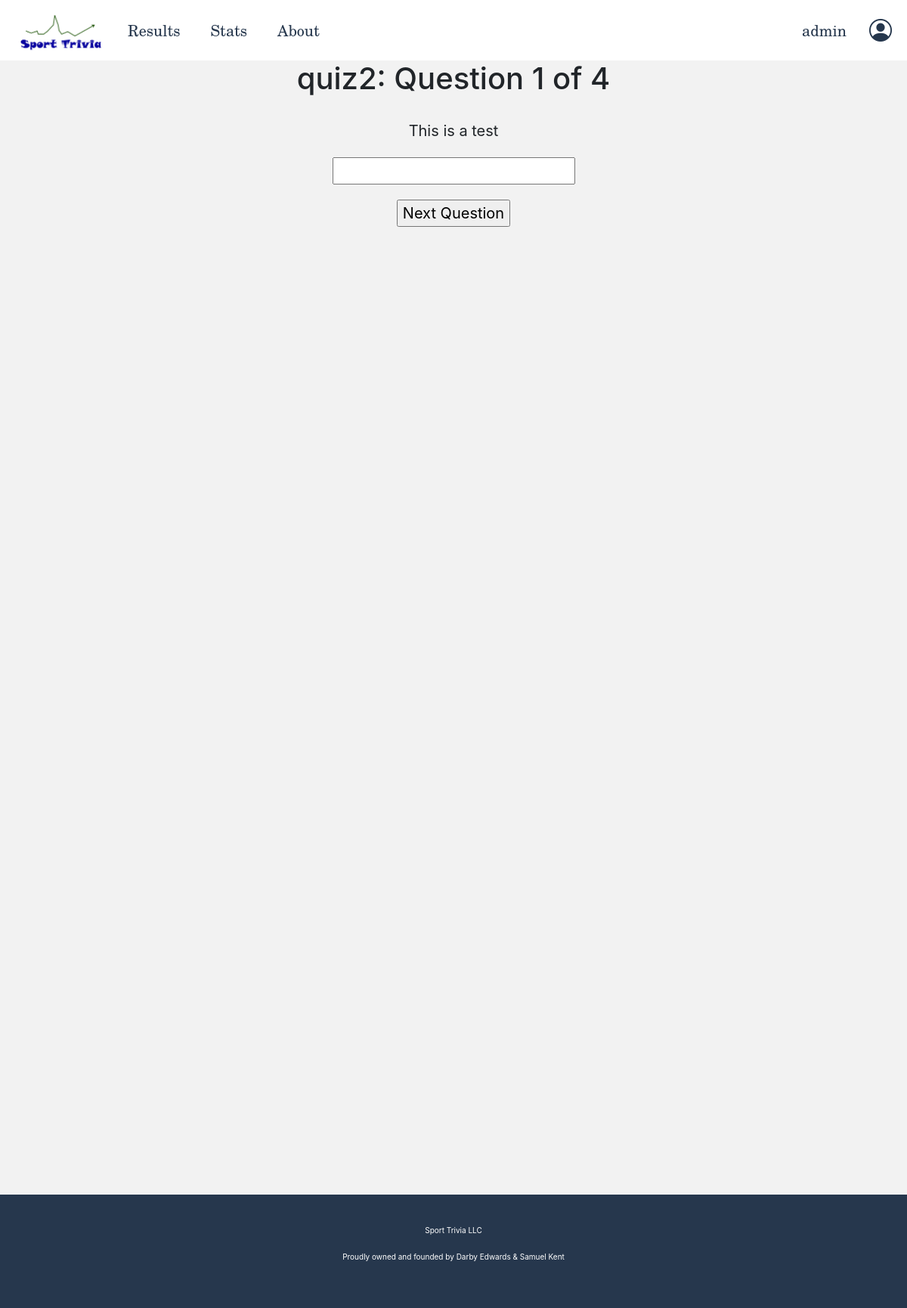
The app's page /quiz/quiz2 (signed in) with its own data.
### app/models.py (models this page shows, shortened)
class User(UserMixin, db.Model):
    id = db.Column(db.Integer, primary_key=True)
    username = db.Column(db.String(64), unique=True, index=True)
    firstname = db.Column(db.String(64))
    surname = db.Column(db.String(64))
    dob = db.Column(db.DateTime)
    address = db.Column(db.String(128))
    country = db.Column(db.String(64))
    state = db.Column(db.String(64))
    postcode = db.Column(db.Integer)
    phone = db.Column(db.Integer)
    email = db.Column(db.String(128), unique=True, index=True)
    password_hash = db.Column(db.String(128))

class Quiz(db.Model):
    id = db.Column(db.Integer, primary_key=True)
    title = db.Column(db.String(128))
    sport = db.Column(db.String(64))

class Question(db.Model):
    id = db.Column(db.Integer, primary_key=True)
    question = db.Column(db.String(256))
    answer = db.Column(db.String(256))
    sport = db.Column(db.String(64))
    quiz_id = db.Column(db.Integer, db.ForeignKey('quiz.id'))

### app/routes.py (the view)
@app.route('/quiz/<string:title>', methods=['GET'])
@login_required
def quiz(title):
    quiz_title = title
    quiz = Quiz.query.filter_by(title=quiz_title).first()
    questions = Question.query.filter(Question.quiz_id==quiz.id).all()
    return render_template('quiz.html', title="Quiz", quiz=quiz, questions=questions)

### app/models.py (called while the page is built)
@login.user_loader
def load_user(id):
    return User.query.get(int(id))

### app/templates/quiz.html (shortened to what this page needs)
{% extends "base.html" %}
{% block content %}
    <h2 id="quiz-title">{{ quiz.title }}</h2>
    <div id="questions">
        {% for question in questions %}
            <div class="question">
                <p>{{question.question}}</p>
                <input type="text">
            </div>
        {% endfor %}
    </div>
    <input type="button" onclick='nextQuestion("{{ quiz.title }}")' value="Next Question" id="nextQuestionButton">
{% endblock %}

### app/templates/base.html (shortened to what this page needs)
<html>
    <head>
        <link rel="stylesheet" href="https://cdn.jsdelivr.net/npm/bootstrap@4.6.0/dist/css/bootstrap.min.css">
        <link rel="stylesheet" href="{{ url_for('static', filename='main.css') }}">
        <link rel="stylesheet" href="https://cdn.jsdelivr.net/npm/bootstrap-icons@1.4.1/font/bootstrap-icons.css">
    </head>
    <body>
        <div class="header">
            <div class="header-left">
                <img src="{{ url_for('static', filename='assets/sportquizlogo.png') }}" alt="Shark Stakes LLC" onclick="toHome()">
                <p><a href={{ url_for('results') }}>Results</a></p>
                <p><a href={{ url_for('stats') }}>Stats</a></p>
                <p><a href={{ url_for('about') }}>About</a></p>
            </div>
            <div class="header-middle">
            </div>
            {% if not current_user.is_authenticated %}
                <div class="header-right">
                    <p><a href={{ url_for('login') }}>Login/Register</a></p>
                    <a href={{ url_for('login') }}> <i class="bi bi-person-circle"></i></a>
                </div>
            {% else %}
                <div class="header-right">
                    <p><a href={{ url_for('user') }}>{{current_user.username}}</a></p>
                    <a href={{ url_for('user') }}> <i class="bi bi-person-circle"></i></a>
                </div>
            {% endif %}
        </div>
        <div class="content">
            {% block content %}{% endblock %}
        </div>
        <div class="footer">
            <p>Sport Trivia LLC</p>
            <p>Proudly owned and founded by Darby Edwards & Samuel Kent</p>
        </div>
    </body>
</html>

### app/static/main.css (style rules this page uses)
:root { --header_height: 80px; --grey1: rgba(0, 0, 0, 0.05); --navy1: #26374D; --navy1rgb: rgba(38, 55, 77, 1); --green1: #146E1E; }
html { font-size: 20px; }
body { background-color: white; }
.header { background-color: white; color: var(--navy1); height: var(--header__height); width: 100%; display: grid; grid-template-columns: auto auto auto; grid-template-rows: auto; }
.header * { height: var(--header_height); display: flex; flex-direction: row; padding-left: 10px; padding-right: 10px; line-height: var(--header_height); font-family: 'New Century Schoolbook', 'TeX Gyre Schola', 'serif'; text-decoration: none; color: var(--navy1); }
.header-left { justify-content: flex-start; }
.header-left img { padding-top: 20px; }
.header-middle { justify-content: center; }
.header-right { justify-content: flex-end; }
.header-right i { font-size: 1.5em; text-align: center; padding-right: 0; padding-left: 0; display: flex; align-items: center; }
.content { background-color: var(--grey1); width: 100%; margin-left: auto; margin-right: auto; padding-top: 0; padding-bottom: 20px; min-height: 1500px; text-align: center; }
.footer { background-color: var(--navy1); display: flex; flex-direction: column; color: white; bottom: 0; min-height: 150px; align-items: center; justify-content: center; width: 100%; }
.footer * { font-size: 0.5em; height: 100%; }
#questions { max-width: 80%; margin: 0 auto; text-align: center; }
.question { padding: 20px; }

### records on screen
User: username "admin"
Quiz: title "quiz2: Question 1 of 4"
Question: question "This is a test"
